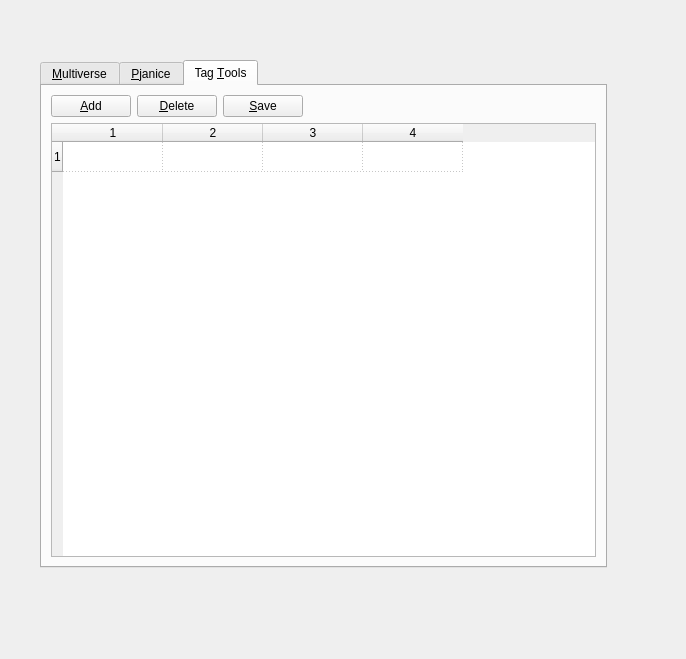
<?xml version="1.0" encoding="UTF-8"?>
<ui version="4.0">
 <class>pjanice</class>
 <widget class="QWidget" name="pjanice">
  <property name="geometry">
   <rect>
    <x>0</x>
    <y>0</y>
    <width>686</width>
    <height>659</height>
   </rect>
  </property>
  <property name="windowTitle">
   <string>pjanice</string>
  </property>
  <widget class="QTabWidget" name="tabWidget">
   <property name="geometry">
    <rect>
     <x>40</x>
     <y>60</y>
     <width>567</width>
     <height>508</height>
    </rect>
   </property>
   <property name="currentIndex">
    <number>2</number>
   </property>
   <widget class="QWidget" name="tab">
    <attribute name="title">
     <string>&amp;Multiverse</string>
    </attribute>
    <widget class="QGroupBox" name="groupBox">
     <property name="geometry">
      <rect>
       <x>20</x>
       <y>20</y>
       <width>301</width>
       <height>121</height>
      </rect>
     </property>
     <property name="title">
      <string>Multiverse Parameters</string>
     </property>
     <layout class="QVBoxLayout" name="verticalLayout">
      <item>
       <layout class="QHBoxLayout" name="horizontalLayout_2">
        <item>
         <widget class="QLabel" name="label">
          <property name="text">
           <string>Multiverse Host</string>
          </property>
         </widget>
        </item>
        <item>
         <widget class="QLineEdit" name="lineEditIpAddress">
          <property name="sizePolicy">
           <sizepolicy hsizetype="Fixed" vsizetype="Fixed">
            <horstretch>0</horstretch>
            <verstretch>0</verstretch>
           </sizepolicy>
          </property>
          <property name="inputMask">
           <string>000.000.000.000;_</string>
          </property>
          <property name="text">
           <string>192.168.199.245</string>
          </property>
         </widget>
        </item>
       </layout>
      </item>
      <item>
       <layout class="QHBoxLayout" name="horizontalLayout">
        <item>
         <widget class="QLabel" name="label_2">
          <property name="text">
           <string>Port</string>
          </property>
         </widget>
        </item>
        <item>
         <widget class="QLineEdit" name="lineEditServicePort">
          <property name="sizePolicy">
           <sizepolicy hsizetype="Fixed" vsizetype="Fixed">
            <horstretch>0</horstretch>
            <verstretch>0</verstretch>
           </sizepolicy>
          </property>
          <property name="minimumSize">
           <size>
            <width>2</width>
            <height>0</height>
           </size>
          </property>
          <property name="text">
           <string>4897</string>
          </property>
         </widget>
        </item>
       </layout>
      </item>
      <item>
       <layout class="QHBoxLayout" name="horizontalLayout_3">
        <item>
         <spacer name="horizontalSpacer">
          <property name="orientation">
           <enum>Qt::Horizontal</enum>
          </property>
          <property name="sizeType">
           <enum>QSizePolicy::Fixed</enum>
          </property>
          <property name="sizeHint" stdset="0">
           <size>
            <width>75</width>
            <height>20</height>
           </size>
          </property>
         </spacer>
        </item>
        <item>
         <widget class="QPushButton" name="pushButtonConfigure">
          <property name="text">
           <string>&amp;Configure</string>
          </property>
         </widget>
        </item>
        <item>
         <spacer name="horizontalSpacer_2">
          <property name="orientation">
           <enum>Qt::Horizontal</enum>
          </property>
          <property name="sizeType">
           <enum>QSizePolicy::Fixed</enum>
          </property>
          <property name="sizeHint" stdset="0">
           <size>
            <width>75</width>
            <height>20</height>
           </size>
          </property>
         </spacer>
        </item>
       </layout>
      </item>
     </layout>
    </widget>
   </widget>
   <widget class="QWidget" name="tab_2">
    <attribute name="title">
     <string>&amp;Pjanice</string>
    </attribute>
    <layout class="QHBoxLayout" name="horizontalLayout_4">
     <item>
      <layout class="QVBoxLayout" name="verticalLayout_3">
       <item>
        <widget class="QLineEdit" name="lineEditTag">
         <property name="readOnly">
          <bool>true</bool>
         </property>
        </widget>
       </item>
       <item>
        <widget class="QPlainTextEdit" name="plainTextEditDesc"/>
       </item>
       <item>
        <widget class="QTableWidget" name="tableWidgetData"/>
       </item>
      </layout>
     </item>
     <item>
      <spacer name="verticalSpacer">
       <property name="orientation">
        <enum>Qt::Vertical</enum>
       </property>
       <property name="sizeType">
        <enum>QSizePolicy::Fixed</enum>
       </property>
       <property name="sizeHint" stdset="0">
        <size>
         <width>17</width>
         <height>455</height>
        </size>
       </property>
      </spacer>
     </item>
     <item>
      <layout class="QVBoxLayout" name="verticalLayout_2">
       <item>
        <widget class="QTreeWidget" name="treeWidgetUI">
         <column>
          <property name="text">
           <string notr="true">1</string>
          </property>
         </column>
        </widget>
       </item>
       <item>
        <spacer name="horizontalSpacer_3">
         <property name="orientation">
          <enum>Qt::Horizontal</enum>
         </property>
         <property name="sizeType">
          <enum>QSizePolicy::Fixed</enum>
         </property>
         <property name="sizeHint" stdset="0">
          <size>
           <width>248</width>
           <height>20</height>
          </size>
         </property>
        </spacer>
       </item>
      </layout>
     </item>
    </layout>
   </widget>
   <widget class="QWidget" name="tab_3">
    <attribute name="title">
     <string>Tag &amp;Tools</string>
    </attribute>
    <layout class="QVBoxLayout" name="verticalLayout_5">
     <item>
      <layout class="QVBoxLayout" name="verticalLayout_4">
       <item>
        <layout class="QHBoxLayout" name="horizontalLayout_5">
         <item>
          <widget class="QPushButton" name="pushButtonAddLiveTag">
           <property name="text">
            <string>&amp;Add</string>
           </property>
          </widget>
         </item>
         <item>
          <widget class="QPushButton" name="pushButtonDeleteLiveTag">
           <property name="text">
            <string>&amp;Delete</string>
           </property>
          </widget>
         </item>
         <item>
          <widget class="QPushButton" name="pushButtonSaveLiveTag">
           <property name="text">
            <string>&amp;Save</string>
           </property>
          </widget>
         </item>
         <item>
          <spacer name="horizontalSpacer_4">
           <property name="orientation">
            <enum>Qt::Horizontal</enum>
           </property>
           <property name="sizeHint" stdset="0">
            <size>
             <width>218</width>
             <height>20</height>
            </size>
           </property>
          </spacer>
         </item>
        </layout>
       </item>
       <item>
        <widget class="QTableWidget" name="tableWidgetLiveTags">
         <property name="gridStyle">
          <enum>Qt::DotLine</enum>
         </property>
         <property name="rowCount">
          <number>1</number>
         </property>
         <property name="columnCount">
          <number>4</number>
         </property>
         <attribute name="horizontalHeaderCascadingSectionResizes">
          <bool>true</bool>
         </attribute>
         <row/>
         <column/>
         <column/>
         <column/>
         <column/>
        </widget>
       </item>
      </layout>
     </item>
    </layout>
   </widget>
  </widget>
 </widget>
 <resources/>
 <connections/>
</ui>
